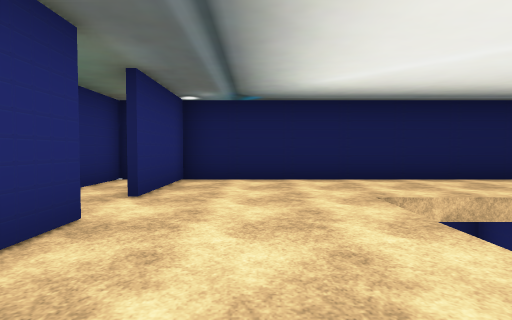
View 1 (above)

21 first-person views from a walk through a Unity game level. The camera is 1.3 m above the floor, tilts 2° down and sees 85° across. The floor is counted in squares, 2 m on a side. Each view is taken from the middle of a square. On the plan, view 1 faces up. The plan holds only what a view shows up to about 9 squares ahead; the rest is blank. The place goes on beyond the plan. The player character is not drawn. Some animated figures are not drawn. Some surface patterns are stand-ins.

View 2
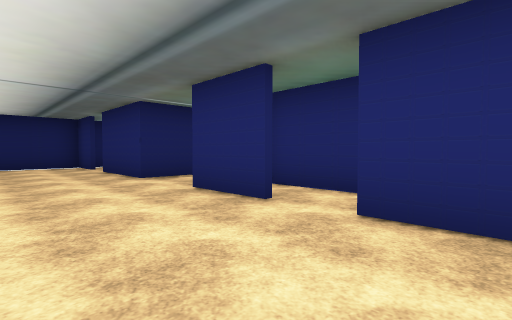

View 3
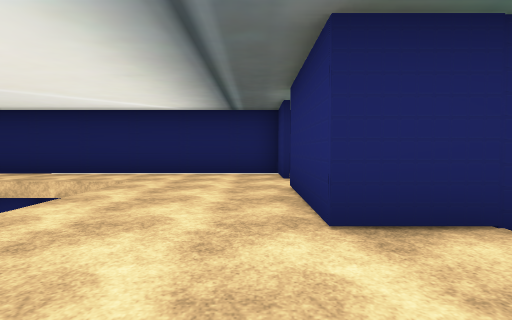

View 4
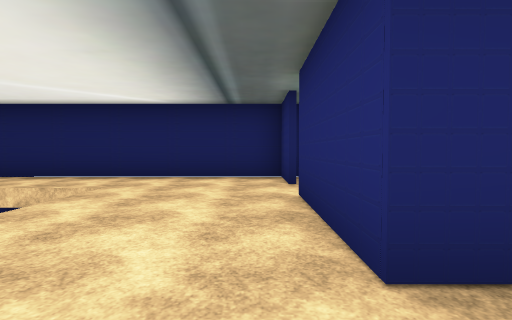

View 5
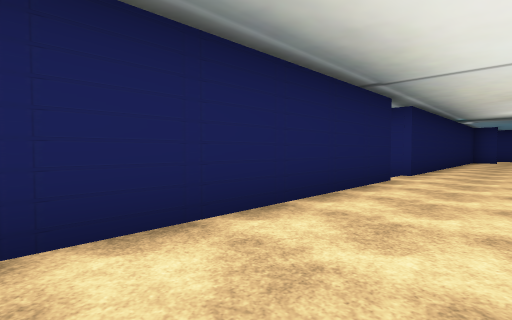

View 6
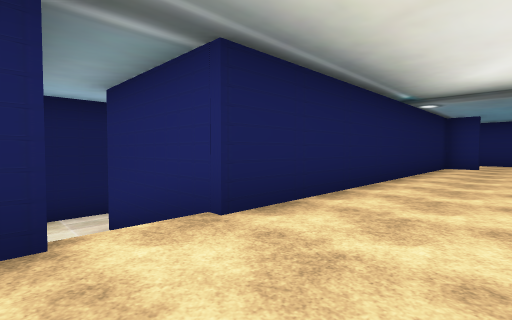

View 7
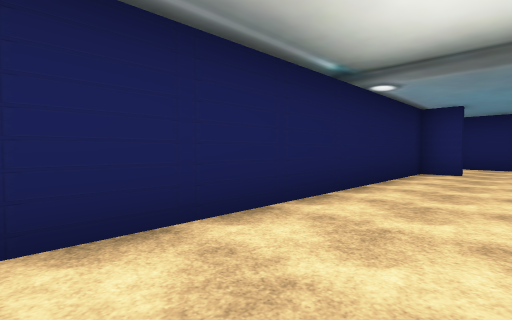

View 8
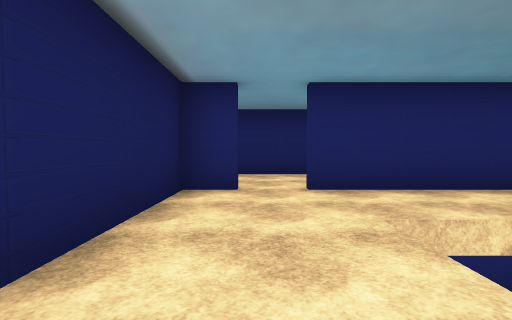

View 9
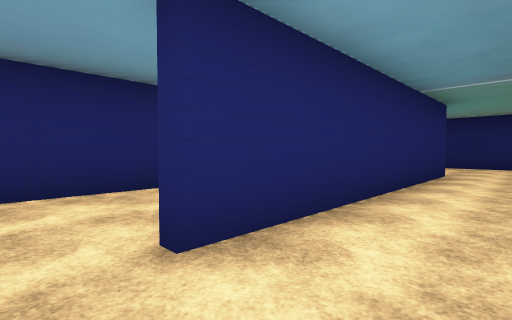

View 10
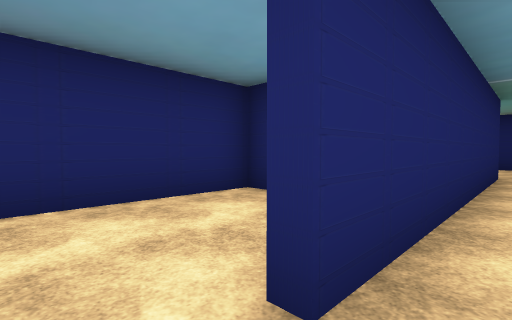

View 11
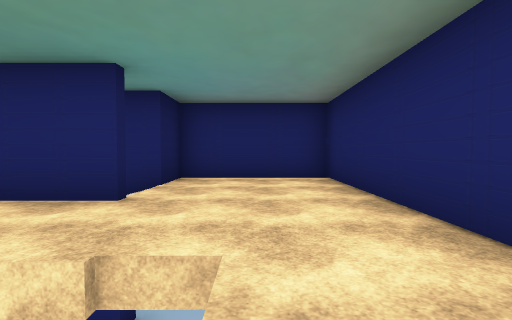

View 12
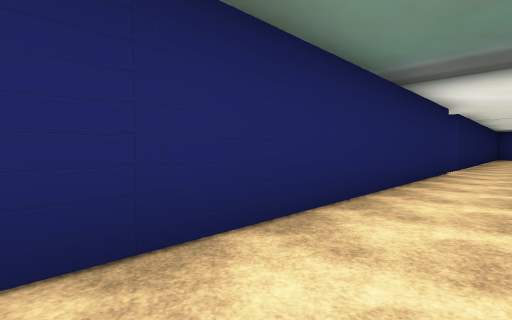

View 13
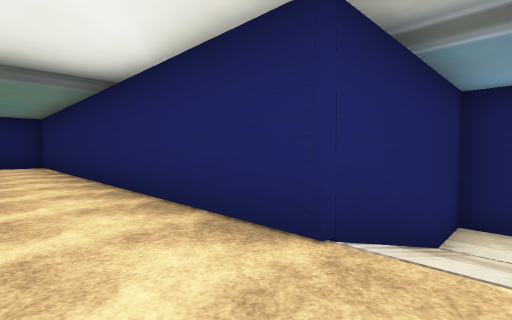

View 14
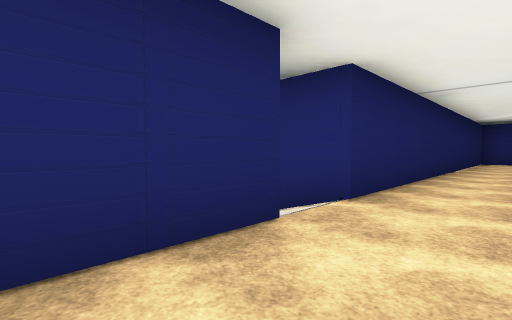

View 15
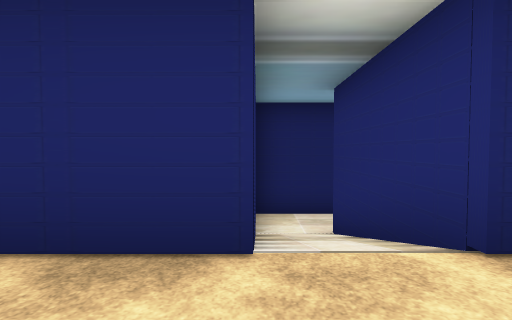

View 16
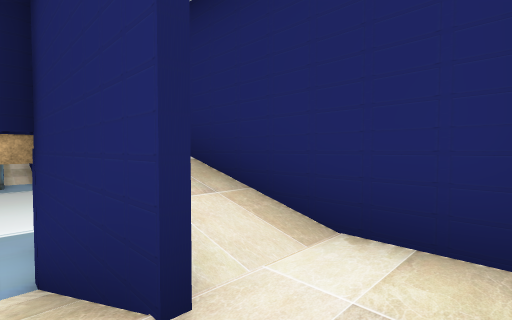

View 17
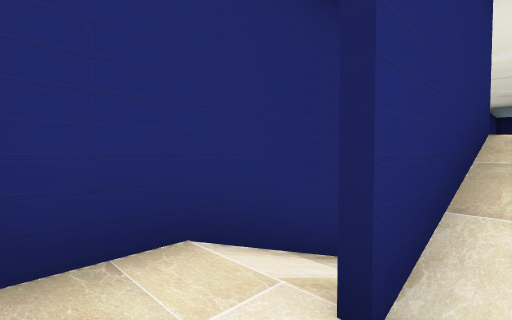

View 18
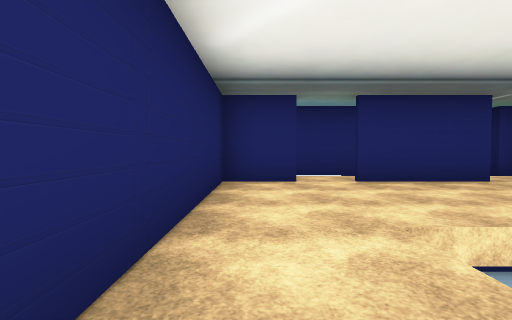

View 19
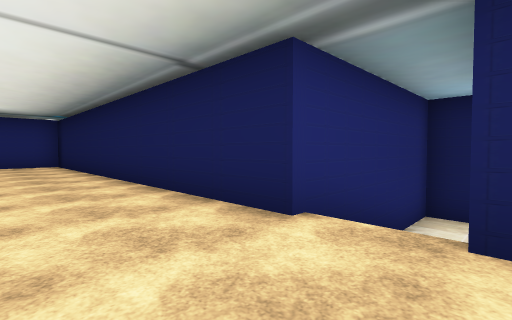

View 20
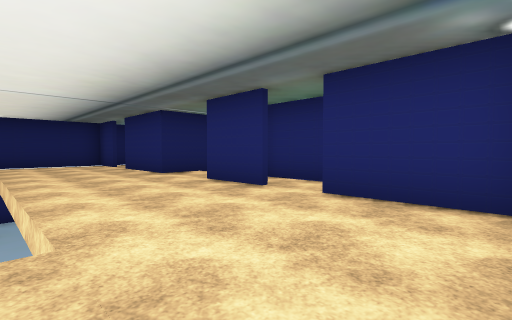

View 21
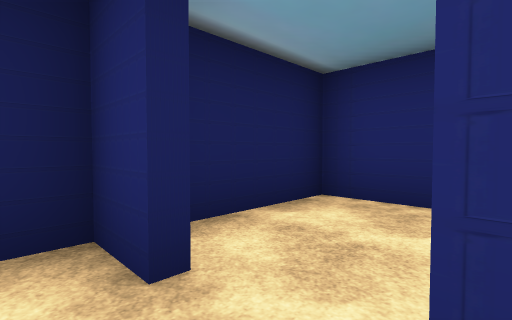

### Floor plan
Key: @ floor where view 1 was taken; # wall or solid block; . main floor; - floor 1.75 m lower than the main floor; / step, stairs or slope; v drop or lower ground.
Columns run from 3 left of view 1 to 24 right of it. Each row starts with its distance up from view 1.
 11             ###
 10             #--
  9             # #
  8             # #
  7  ############ ##############
  6  #............//........#..#
  5 ##.........................#
  4 ##......................#..#
  3 #....v                ..#..#
  2 ##...v                ..#..#
  1 ##...v        v       ..####
  0 #..@.v       vv       ..#
 -1 ##...v       vv       ..#
 -2 ##...v       vv       ..#
 -3 ##...v       vv       ..####
 -4 ##...v       vv       .....#
 -5 #..........................#
 -6 ##.........................#
 -7  #############/#############
 -8             ##/#
 -9             ##/#
-10             ##-#
-11             #--#
-12             ####

Where each view was taken, in squares from view 1:
view 1: 0 up, 0 right, facing up
view 2: 5 up, 1 right, facing down-left
view 3: 1 up, 1 left, facing down
view 4: 0 up, 1 left, facing down
view 5: 4 up, 3 right, facing up-right
view 6: 4 up, 9 right, facing up-right
view 7: 4 up, 12 right, facing up-right
view 8: 5 up, 16 right, facing right
view 9: 5 up, 19 right, facing down-right
view 10: 5 up, 20 right, facing down-right
view 11: 5 down, 17 right, facing right
view 12: 5 down, 21 right, facing down-left
view 13: 5 down, 11 right, facing down-right
view 14: 5 down, 14 right, facing down-left
view 15: 5 down, 12 right, facing down
view 16: 11 down, 10 right, facing up-right
view 17: 11 down, 11 right, facing up-left
view 18: 6 down, 4 right, facing left
view 19: 4 up, 11 right, facing up-left
view 20: 6 up, 2 right, facing down-left
view 21: 4 up, 20 right, facing up-right
